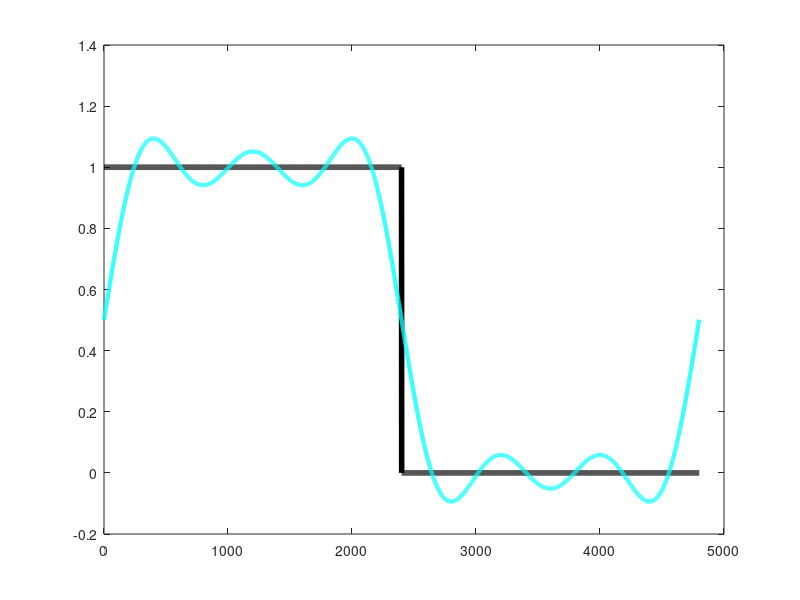

This chart was generated by the following MATLAB code:
clear all, close all, clc

for NN=1:1:1
L=4800;
N=4800;
dx=L/(N-1);

o=(NN-1)*L;
y= (NN-1)*L+L/2;

x =(NN-1)*L:dx:L*NN;
f=zeros(size(x));
f(o+1:y)=1;
A0= sum(f.*ones(size(x)))*dx*2/L;
fFS=A0/2;
for k=1:5
    Ak=sum(f.*cos(2*pi*k*x/L))*dx*2/L;
    Bk=sum(f.*sin(2*pi*k*x/L))*dx*2/L;
    fFS=fFS+Ak*cos(2*pi*k*x/L)+Bk*sin(2*pi*k*x/L);
end
end
plot(x,f,'k','Linewidth',4),hold on
plot(x, fFS, 'c-','Linewidth',3)